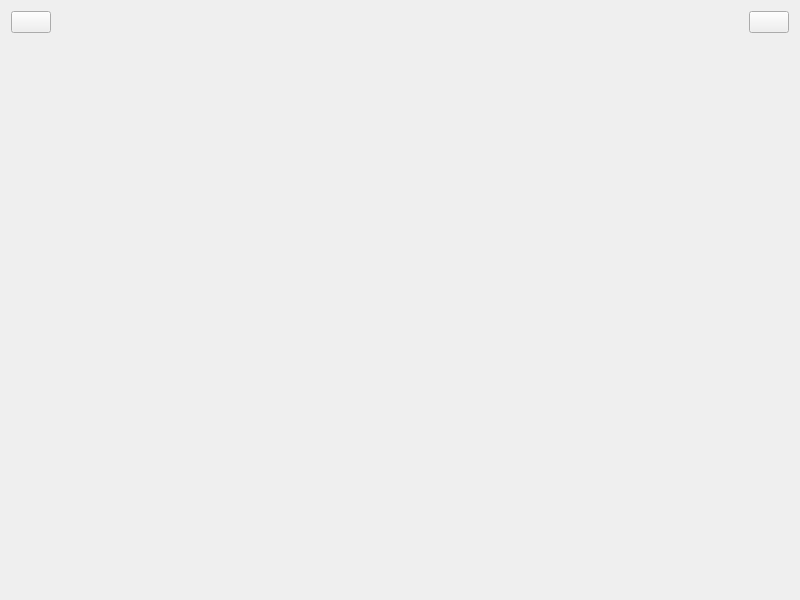
<?xml version="1.0" encoding="UTF-8"?>
<ui version="4.0">
 <class>MainWideget</class>
 <widget class="QWidget" name="MainWideget">
  <property name="geometry">
   <rect>
    <x>0</x>
    <y>0</y>
    <width>800</width>
    <height>600</height>
   </rect>
  </property>
  <property name="windowTitle">
   <string>MainWideget</string>
  </property>
  <layout class="QVBoxLayout" name="verticalLayout">
   <item>
    <layout class="QHBoxLayout" name="horizontalLayout">
     <item>
      <widget class="QPushButton" name="returnBtn">
       <property name="text">
        <string/>
       </property>
       <property name="icon">
        <iconset resource="res.qrc">
         <normaloff>:/image/return.png</normaloff>:/image/return.png</iconset>
       </property>
      </widget>
     </item>
     <item>
      <spacer name="horizontalSpacer">
       <property name="orientation">
        <enum>Qt::Orientation::Horizontal</enum>
       </property>
       <property name="sizeHint" stdset="0">
        <size>
         <width>40</width>
         <height>20</height>
        </size>
       </property>
      </spacer>
     </item>
     <item>
      <widget class="QLabel" name="titleLabel">
       <property name="text">
        <string/>
       </property>
      </widget>
     </item>
     <item>
      <spacer name="horizontalSpacer_2">
       <property name="orientation">
        <enum>Qt::Orientation::Horizontal</enum>
       </property>
       <property name="sizeHint" stdset="0">
        <size>
         <width>40</width>
         <height>20</height>
        </size>
       </property>
      </spacer>
     </item>
     <item>
      <widget class="QPushButton" name="exitBtn">
       <property name="text">
        <string/>
       </property>
       <property name="icon">
        <iconset resource="res.qrc">
         <normaloff>:/image/exit.png</normaloff>:/image/exit.png</iconset>
       </property>
      </widget>
     </item>
    </layout>
   </item>
   <item>
    <widget class="QStackedWidget" name="stackedWidget"/>
   </item>
  </layout>
 </widget>
 <resources>
  <include location="res.qrc"/>
 </resources>
 <connections/>
</ui>
